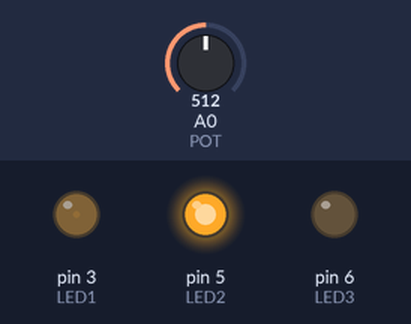
Simulated run of this sketch. Board: Arduino Uno, built with avr-gcc and run on an emulated ATmega328P. On the bench: output pins drawn as LEDs (lit = HIGH). The test bench sets the inputs (shaded band); at power-on: A0 (POT) = 512.

Above: at 1.2 s.
1.3 s: A0 (POT) set to 716
At 1.8 s:
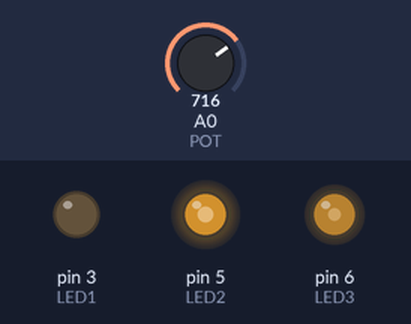
2.8 s: A0 (POT) set to 900
At 4.0 s:
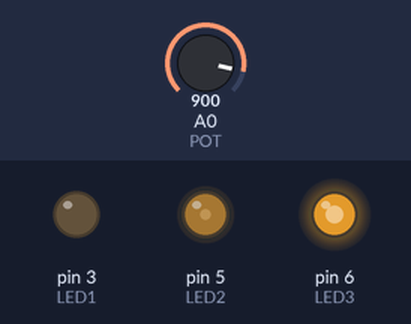
4.3 s: A0 (POT) set to 1023
At 5.3 s:
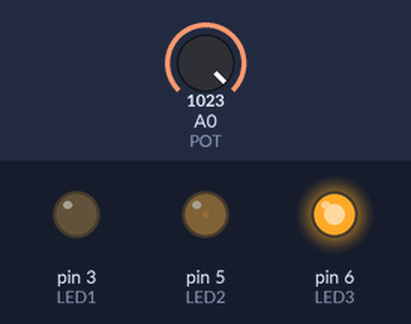
5.8 s: A0 (POT) set to 306
At 6.4 s:
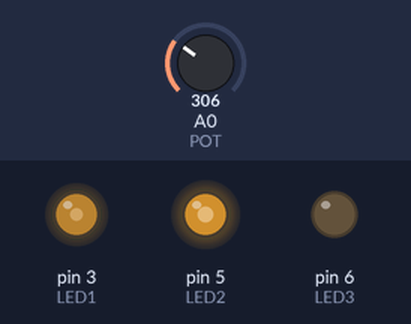
7.3 s: A0 (POT) set to 122
At 7.6 s:
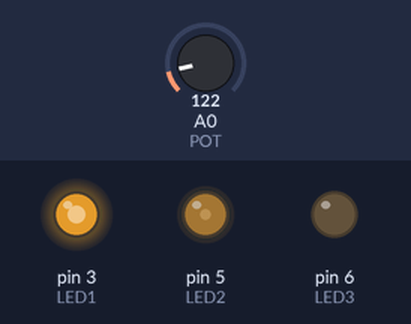
Timing chart, 0 to 9.8 s (numbered marks = the images above; inputs shaded):
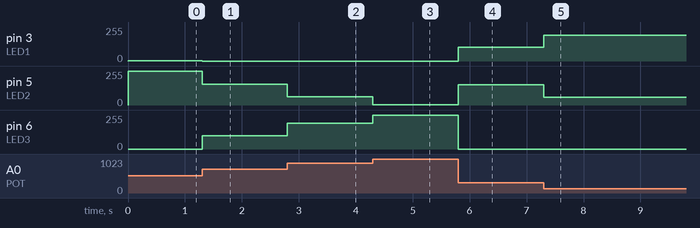

Measured:
- after the input at 1.3 s, pin 3 (LED1): 1/255 → 0/255 at once; pin 5 (LED2): 254/255 → 155/255 at once; pin 6 (LED3): 0/255 → 100/255 at once
- after the input at 2.8 s, pin 5 (LED2): 155/255 → 63/255 at once; pin 6 (LED3): 100/255 → 192/255 at once
- after the input at 4.3 s, pin 5 (LED2): 63/255 → 1/255 at once; pin 6 (LED3): 192/255 → 254/255 at once
- after the input at 5.8 s, pin 3 (LED1): 0/255 → 103/255 at once; pin 5 (LED2): 1/255 → 152/255 at once; pin 6 (LED3): 254/255 → 0/255 at once
- after the input at 7.3 s, pin 3 (LED1): 103/255 → 195/255 at once; pin 5 (LED2): 152/255 → 60/255 at once

The sketch:

Assignment_8.ino
```cpp
/******************************************
 * Author: Oleksandr Kuprii 510190
 * Description: Assignment 8.2 – Cross-fading three LEDs
 * Date: 28-10-2021
 *****************************************/
#define POT A0
#define LED1 3
#define LED2 5
#define LED3 6


void setup() {
  pinMode(POT, INPUT);

  pinMode(LED1, OUTPUT);
  pinMode(LED2, OUTPUT);
  pinMode(LED3, OUTPUT);
}


void loop() {
  int pot;
  pot = analogRead(POT);

  pot = map(pot, 0, 1023, 0, 255);

  // LED1
  if (pot <= 127) {
    analogWrite(LED1, 255 - 2 * pot);
  } else {
    analogWrite(LED1, 0);
  }

  // LED2
  if (pot <= 127) {
    analogWrite(LED2, 2 * pot);
  } else {
    analogWrite(LED2, 255 - 2 * pot);
  }

  // LED3
  if (pot >= 128) {
    analogWrite(LED3, 2 * (pot - 128));
  } else {
    analogWrite(LED3, 0);
  }
}
```
